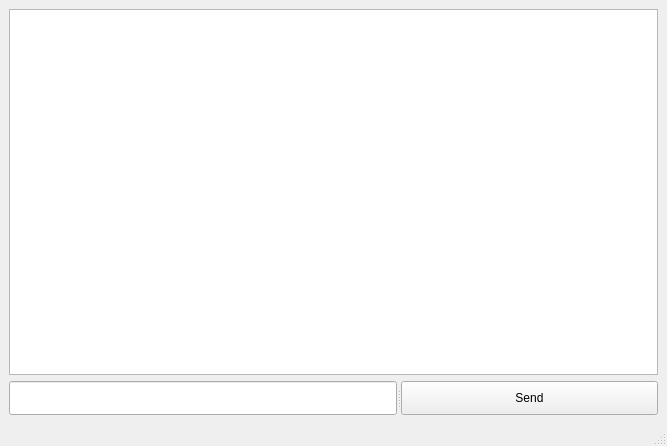
<?xml version="1.0" encoding="UTF-8"?>
<ui version="4.0">
 <class>MainWindow</class>
 <widget class="QMainWindow" name="MainWindow">
  <property name="geometry">
   <rect>
    <x>0</x>
    <y>0</y>
    <width>667</width>
    <height>446</height>
   </rect>
  </property>
  <property name="sizePolicy">
   <sizepolicy hsizetype="Fixed" vsizetype="Fixed">
    <horstretch>0</horstretch>
    <verstretch>0</verstretch>
   </sizepolicy>
  </property>
  <property name="minimumSize">
   <size>
    <width>0</width>
    <height>0</height>
   </size>
  </property>
  <property name="maximumSize">
   <size>
    <width>16777215</width>
    <height>16777215</height>
   </size>
  </property>
  <property name="windowTitle">
   <string>MainWindow</string>
  </property>
  <widget class="QWidget" name="centralwidget">
   <layout class="QGridLayout" name="gridLayout">
    <item row="0" column="0">
     <layout class="QVBoxLayout" name="verticalLayout">
      <item>
       <widget class="QListWidget" name="chatWidget"/>
      </item>
      <item>
       <widget class="QSplitter" name="splitter">
        <property name="orientation">
         <enum>Qt::Horizontal</enum>
        </property>
        <widget class="QLineEdit" name="inputWidget"/>
        <widget class="QPushButton" name="sendButton">
         <property name="minimumSize">
          <size>
           <width>257</width>
           <height>34</height>
          </size>
         </property>
         <property name="maximumSize">
          <size>
           <width>257</width>
           <height>34</height>
          </size>
         </property>
         <property name="text">
          <string>Send</string>
         </property>
        </widget>
       </widget>
      </item>
     </layout>
    </item>
   </layout>
  </widget>
  <widget class="QStatusBar" name="statusbar"/>
 </widget>
 <resources/>
 <connections>
  <connection>
   <sender>sendButton</sender>
   <signal>clicked()</signal>
   <receiver>MainWindow</receiver>
   <slot>send()</slot>
   <hints>
    <hint type="sourcelabel">
     <x>632</x>
     <y>387</y>
    </hint>
    <hint type="destinationlabel">
     <x>757</x>
     <y>418</y>
    </hint>
   </hints>
  </connection>
 </connections>
 <slots>
  <slot>send()</slot>
 </slots>
</ui>
